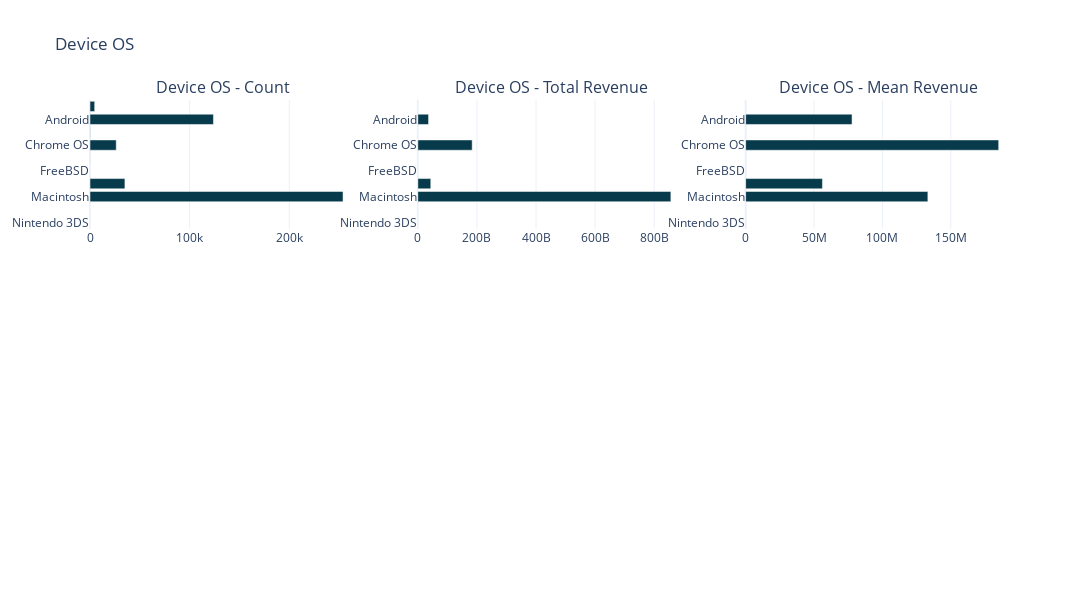

Here is the notebook cell this chart was saved with:
### Code cell
# Device Category statistics 

aggs = df.groupby('operatingSystem')['transactionRevenue'].agg(['size', 'sum', 'mean'])

aggs.columns = ["count", "total_revenue", "mean"]
cnt_srs = aggs.sort_values(by="count", ascending=False)
trace1 = make_bar_chart(aggs["count"].head(10), '#073b4c')
trace2 = make_bar_chart(aggs["total_revenue"].head(10), '#073b4c')
trace3 = make_bar_chart(aggs["mean"].head(10), '#073b4c')

fig = tools.make_subplots(rows=3, cols=3, vertical_spacing=0.04, 
                          subplot_titles=["Device OS - Count", "Device OS - Total Revenue", "Device OS - Mean Revenue"])

fig.append_trace(trace1, 1, 1)
fig.append_trace(trace2, 1, 2)
fig.append_trace(trace3, 1, 3)

fig['layout'].update(height=600, width=1500, template='plotly_white',paper_bgcolor='#ffffff', title="Device OS")
plty.iplot(fig, filename='device-plots')

### Figure 1 — Plotly figure (JSON) as saved in the notebook; plotly's stock layout.template omitted (floating-point values rounded to 4 significant figures)
{"data": [{"marker": {"color": "#073b4c"}, "orientation": "h", "showlegend": false, "type": "bar", "x": [1, 1, 253938, 35034, 9, 89, 26337, 218, 123892, 4695], "xaxis": "x", "y": ["Nintendo 3DS", "NTT DoCoMo", "Macintosh", "Linux", "FreeBSD", "Firefox OS", "Chrome OS", "BlackBerry", "Android", "(not set)"], "yaxis": "y"}, {"marker": {"color": "#073b4c"}, "orientation": "h", "showlegend": false, "type": "bar", "x": [0, 0, 856375790000, 43910400000, 0, 0, 183937750000, 0, 36341280000, 0], "xaxis": "x2", "y": ["Nintendo 3DS", "NTT DoCoMo", "Macintosh", "Linux", "FreeBSD", "Firefox OS", "Chrome OS", "BlackBerry", "Android", "(not set)"], "yaxis": "y2"}, {"marker": {"color": "#073b4c"}, "orientation": "h", "showlegend": false, "type": "bar", "x": [null, null, 133300000.0, 56150000.0, null, null, 185000000.0, null, 77820000.0, null], "xaxis": "x3", "y": ["Nintendo 3DS", "NTT DoCoMo", "Macintosh", "Linux", "FreeBSD", "Firefox OS", "Chrome OS", "BlackBerry", "Android", "(not set)"], "yaxis": "y3"}], "layout": {"annotations": [{"font": {"size": 16}, "showarrow": false, "text": "Device OS - Count", "x": 0.1444, "xanchor": "center", "xref": "paper", "y": 1, "yanchor": "bottom", "yref": "paper"}, {"font": {"size": 16}, "showarrow": false, "text": "Device OS - Total Revenue", "x": 0.5, "xanchor": "center", "xref": "paper", "y": 1, "yanchor": "bottom", "yref": "paper"}, {"font": {"size": 16}, "showarrow": false, "text": "Device OS - Mean Revenue", "x": 0.8556, "xanchor": "center", "xref": "paper", "y": 1, "yanchor": "bottom", "yref": "paper"}], "height": 600, "paper_bgcolor": "#ffffff", "title": {"text": "Device OS"}, "width": 1500, "xaxis": {"anchor": "y", "autorange": true, "domain": [0, 0.2889], "range": [0, 267300.0], "type": "linear"}, "xaxis2": {"anchor": "y2", "autorange": true, "domain": [0.3556, 0.6444], "range": [0, 901448200000], "type": "linear"}, "xaxis3": {"anchor": "y3", "autorange": true, "domain": [0.7111, 1], "range": [0, 194800000.0], "type": "linear"}, "xaxis4": {"anchor": "y4", "domain": [0, 0.2889]}, "xaxis5": {"anchor": "y5", "domain": [0.3556, 0.6444]}, "xaxis6": {"anchor": "y6", "domain": [0.7111, 1]}, "xaxis7": {"anchor": "y7", "domain": [0, 0.2889]}, "xaxis8": {"anchor": "y8", "domain": [0.3556, 0.6444]}, "xaxis9": {"anchor": "y9", "domain": [0.7111, 1]}, "yaxis": {"anchor": "x", "autorange": true, "domain": [0.6933, 1], "range": [-0.5, 9.5], "type": "category"}, "yaxis2": {"anchor": "x2", "autorange": true, "domain": [0.6933, 1], "range": [-0.5, 9.5], "type": "category"}, "yaxis3": {"anchor": "x3", "autorange": true, "domain": [0.6933, 1], "range": [-0.5, 9.5], "type": "category"}, "yaxis4": {"anchor": "x4", "domain": [0.3467, 0.6533]}, "yaxis5": {"anchor": "x5", "domain": [0.3467, 0.6533]}, "yaxis6": {"anchor": "x6", "domain": [0.3467, 0.6533]}, "yaxis7": {"anchor": "x7", "domain": [0, 0.3067]}, "yaxis8": {"anchor": "x8", "domain": [0, 0.3067]}, "yaxis9": {"anchor": "x9", "domain": [0, 0.3067]}}}
